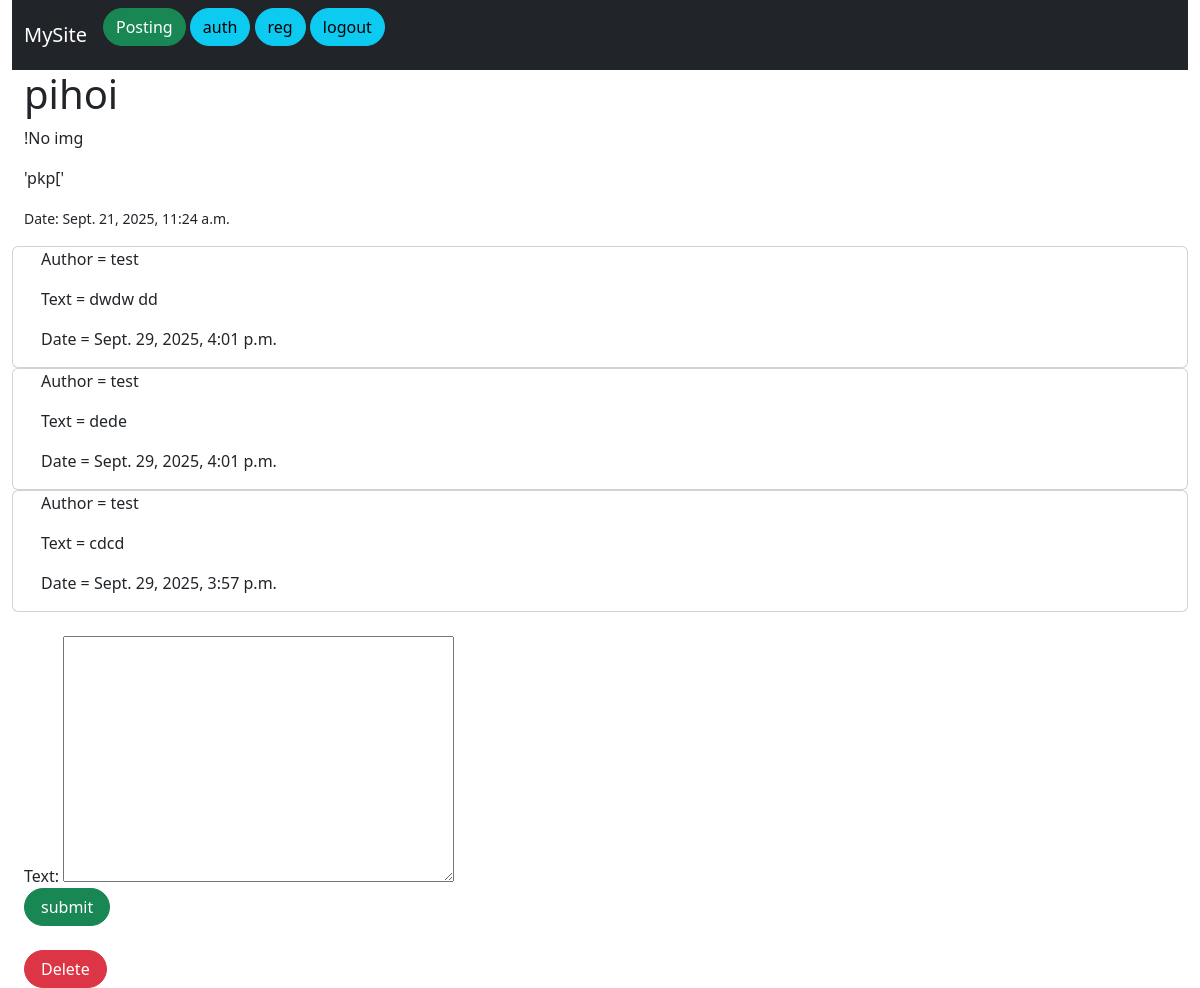
The app's page /article/1/ (signed in) with its own data.
### main/models.py (models this page shows, shortened)
class Articles(models.Model):
    title = models.CharField('Name', max_length=100)
    text = models.TextField('Text')
    date = models.DateTimeField('Date', auto_now_add=True)
    image = models.ImageField('Image', upload_to='articles_images/', null=True, blank=True)
    author = models.ForeignKey(User, on_delete=models.CASCADE)
    liked_by = models.ManyToManyField(User, related_name='liked_articles', blank=True)

class Comment(models.Model):
    post = models.ForeignKey(Articles, on_delete=models.CASCADE)
    author = models.ForeignKey(User, on_delete=models.CASCADE)
    text = models.TextField()
    created_at = models.DateTimeField(auto_now_add=True)

### main/views.py (the view)
# urls.py: path('article/<int:pk>/', post_detail, name='post_detail'),
@login_required(login_url='/log/')
def post_detail(request, pk):
    post = get_object_or_404(Articles, pk=pk)
    comments = Comment.objects.filter(post=post).order_by('-created_at')
    if request.method == 'POST':
        form = forms.CommentForm(request.POST)
        if form.is_valid():
            comment = form.save(commit=False)
            comment.author = request.user
            comment.post = post
            comment.save()
            return redirect('post_detail', pk=post.pk)
    else:
        form = forms.CommentForm()
    context = {
        'post': post,
        'comments': comments,
        'form': form,
    }
    return render(request, 'post_detail.html', context)

### main/forms.py
class CommentForm(forms.ModelForm):
    class Meta:
        model = models.Comment
        fields = ['text']

### templates/post_detail.html (shortened to what this page needs)
{% extends 'inheritance.html'%}
{% block div %}
<div class="container-fluid">
<h1>{{ post.title }}</h1>
{% if post.image %}
    <img src="{{ post.image.url }}" alt="{{ post.title }}" style="width: 30%;">
{% else %}
    <p>!No img</p>
{% endif %}
<p>{{ post.text }}</p>
<p><small>Date: {{ post.date }}</small></p>
{%for el in comments%}
<div class="row card px-3">
<p>Author = {{el.author}}</p>
<p>Text = {{el.text}}</p>
<p>Date = {{el.created_at}}</p>
</div>
{%endfor%}
<br>
<form method="post">
{{form}}
<button action="submit" class="btn btn-success rounded-pill px-3">submit</button>
</form>
<br>
<form action="{% url 'delete-article' pk=post.pk %}" method="post" style="display:inline;">
    <button type="submit" class="btn btn-danger rounded-pill px-3" onclick="return confirm('Delete?')">Delete</button>
</form>
</div>
{%endblock%}

### records on screen
Articles: title "pihoi", text "'pkp['", date "Sept. 21, 2025, 11:24 a.m."
Comment: author "test", text "dwdw dd", created_at "Sept. 29, 2025, 4:01 p.m."
Comment: author "test", text "dede", created_at "Sept. 29, 2025, 4:01 p.m."
Comment: author "test", text "cdcd", created_at "Sept. 29, 2025, 3:57 p.m."
